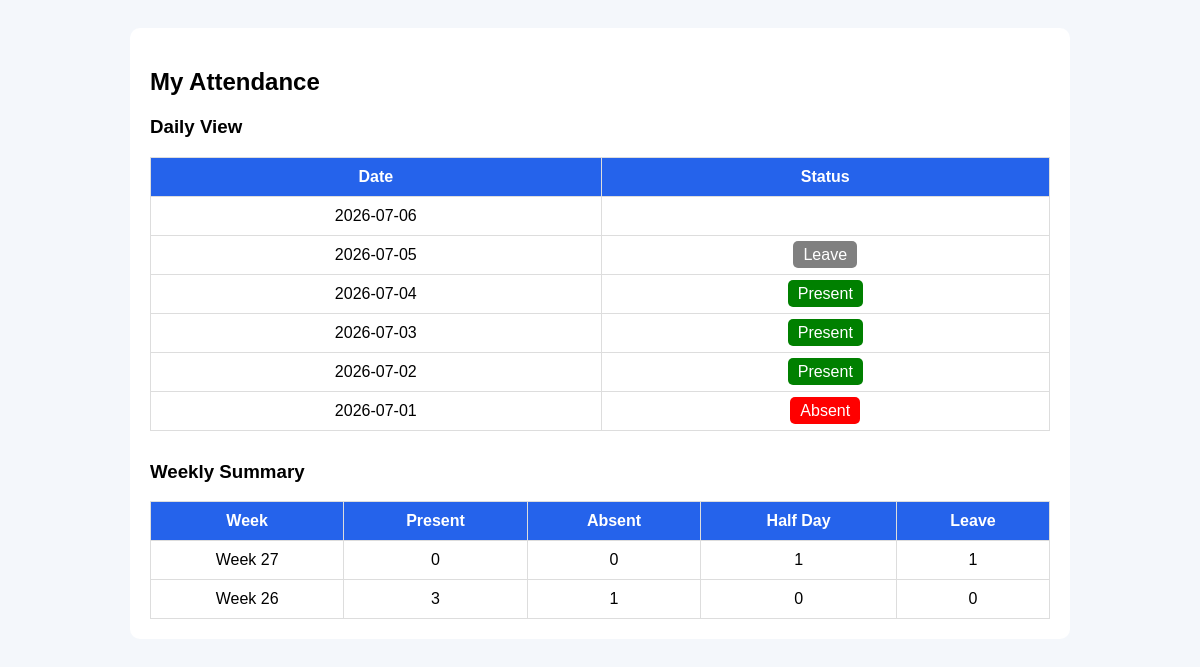
The app's page /emp_attendance.php (signed in) with its own data.
### tables this page shows
CREATE TABLE `attendance` (
  `id` int(11) NOT NULL,
  `employee_id` int(11) DEFAULT NULL,
  `attendance_date` date DEFAULT NULL,
  `status` enum('Present','Absent','Half Day','Leave') DEFAULT NULL,
  `created_at` timestamp NOT NULL DEFAULT current_timestamp()
);

### emp_attendance.php (the view, shortened to what this page needs)
<?php
include("connection.php");
$id = $_SESSION['employee_id'];
$data = mysqli_query($conn,"
SELECT * FROM attendance
WHERE employee_id='$id'
ORDER BY attendance_date DESC
");
$weekly = mysqli_query($conn,"
SELECT WEEK(attendance_date) as week_no,
COUNT(*) as total_days,
SUM(status='Present') as present_days,
SUM(status='Absent') as absent_days,
SUM(status='Half Day') as half_days,
SUM(status='Leave') as leave_days
FROM attendance
WHERE employee_id='$id'
GROUP BY WEEK(attendance_date)
ORDER BY week_no DESC
");
?>
<!DOCTYPE html>
<html>
<head>
</head>
<body>
<div class="container">
<h2>My Attendance</h2>
<h3>Daily View</h3>
<table>
<tr>
<th>Date</th>
<th>Status</th>
</tr>
<?php while($row=mysqli_fetch_assoc($data)){ ?>
<tr>
<td><?= $row['attendance_date'] ?></td>
<td>
<span class="badge <?= strtolower(str_replace(' ','',$row['status'])) ?>">
<?= $row['status'] ?>
</span>
</td>
</tr>
<?php } ?>
</table>
<h3 style="margin-top:30px;">Weekly Summary</h3>
<table>
<tr>
<th>Week</th>
<th>Present</th>
<th>Absent</th>
<th>Half Day</th>
<th>Leave</th>
</tr>
<?php while($w=mysqli_fetch_assoc($weekly)){ ?>
<tr>
<td>Week <?= $w['week_no'] ?></td>
<td><?= $w['present_days'] ?></td>
<td><?= $w['absent_days'] ?></td>
<td><?= $w['half_days'] ?></td>
<td><?= $w['leave_days'] ?></td>
</tr>
<?php } ?>
</table>
</div>
</body>
</html>

### emp_attendance.php (style rules this page uses)
body { font-family:Arial; background:#f4f7fb; padding:20px; }
.container { max-width:900px; margin:auto; background:white; padding:20px; border-radius:10px; }
table { width:100%; border-collapse:collapse; margin-top:15px; }
th,td { padding:10px; border:1px solid #ddd; text-align:center; }
th { background:#2563EB; color:white; }
.badge { padding:5px 10px; border-radius:5px; color:white; }
.present { background:green; }
.absent { background:red; }
.leave { background:gray; }

### records on screen
attendance: attendance_date "2026-07-06"
attendance: attendance_date "2026-07-05", status "Leave"
attendance: attendance_date "2026-07-04", status "Present"
attendance: attendance_date "2026-07-03", status "Present"
attendance: attendance_date "2026-07-02", status "Present"
attendance: attendance_date "2026-07-01", status "Absent"

### other values on screen
$w['week_no'] "27"
$w['present_days'] "0"
$w['absent_days'] "0"
$w['half_days'] "1"
$w['leave_days'] "1"
$w['week_no'] "26"
$w['present_days'] "3"
$w['absent_days'] "1"
$w['half_days'] "0"
$w['leave_days'] "0"
